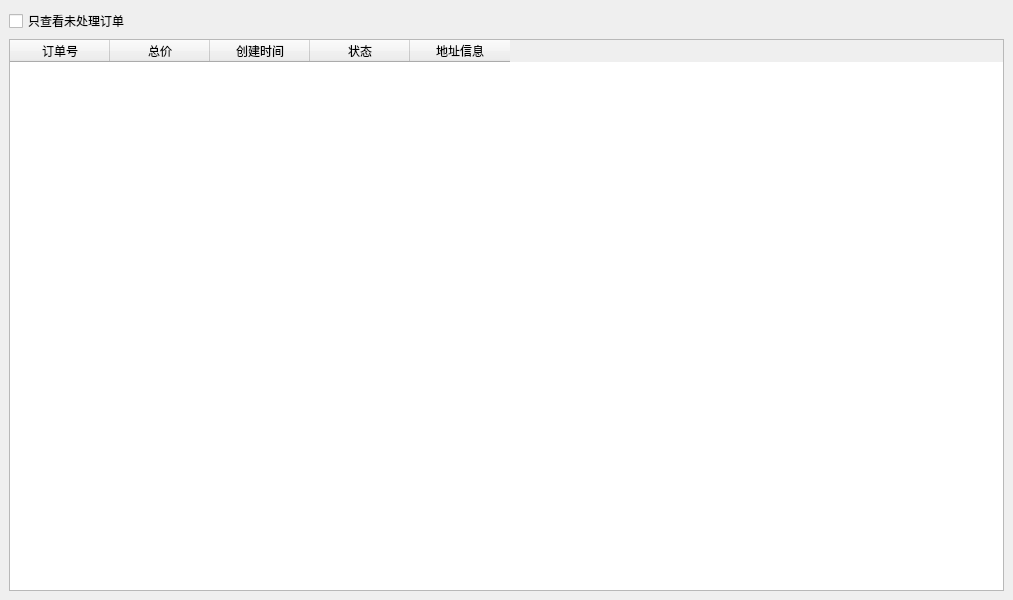
<?xml version="1.0" encoding="UTF-8"?>
<ui version="4.0">
 <class>HandleOrderWindow</class>
 <widget class="QMainWindow" name="HandleOrderWindow">
  <property name="geometry">
   <rect>
    <x>0</x>
    <y>0</y>
    <width>1013</width>
    <height>600</height>
   </rect>
  </property>
  <property name="windowTitle">
   <string>处理订单</string>
  </property>
  <widget class="QWidget" name="centralwidget">
   <layout class="QVBoxLayout" name="verticalLayout">
    <item>
     <widget class="QCheckBox" name="checkBox">
      <property name="text">
       <string>只查看未处理订单</string>
      </property>
     </widget>
    </item>
    <item>
     <widget class="QTableWidget" name="tableWidget">
      <column>
       <property name="text">
        <string>订单号</string>
       </property>
      </column>
      <column>
       <property name="text">
        <string>总价</string>
       </property>
      </column>
      <column>
       <property name="text">
        <string>创建时间</string>
       </property>
      </column>
      <column>
       <property name="text">
        <string>状态</string>
       </property>
      </column>
      <column>
       <property name="text">
        <string>地址信息</string>
       </property>
      </column>
     </widget>
    </item>
   </layout>
  </widget>
 </widget>
 <resources/>
 <connections/>
</ui>
